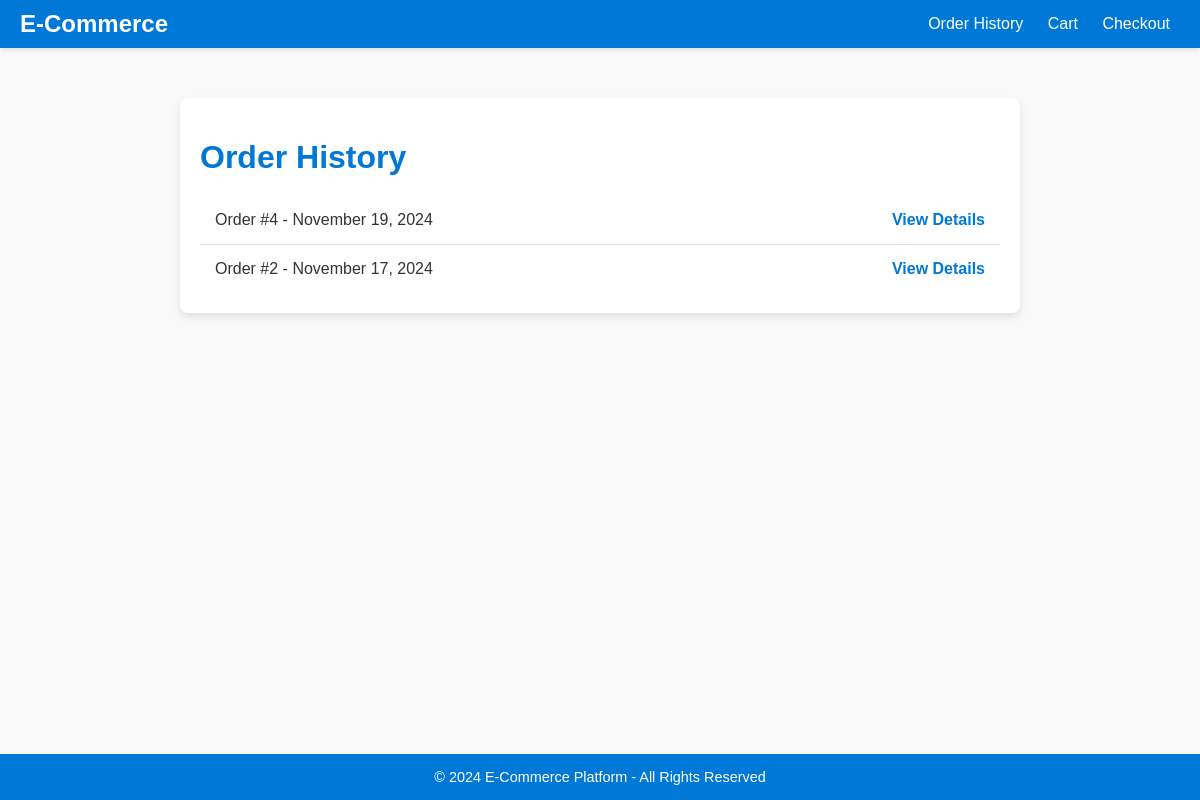
Page /orders/history/ (signed in) on the committed database.
### orders/models.py (models this page shows, shortened)
class Order(models.Model):
    user = models.ForeignKey(settings.AUTH_USER_MODEL, on_delete=models.CASCADE, related_name='user_orders')
    created_at = models.DateTimeField(auto_now_add=True)
    updated_at = models.DateTimeField(auto_now=True)
    total_price = models.DecimalField(max_digits=10, decimal_places=2, blank=True, null=True)
    status = models.CharField(max_length=20, default='Pending')
    items = models.ManyToManyField(CartItem, through='OrderItem', related_name='orders')  # Set a unique related_name

### orders/views.py (the view)
# urls.py: path('history/', views.order_history, name='order_history'),
@login_required
def order_history(request):
    orders = Order.objects.filter(user=request.user).order_by('-created_at')
    return render(request, 'orders/order_history.html', {'orders': orders})

### templates/orders/order_history.html (shortened to what this page needs)
<!DOCTYPE html>
<html lang="en">
<head>
</head>
<body>
    <nav>
        <div class="logo">E-Commerce</div>
        <div>
            <a href="/orders/history">Order History</a>
            <a href="/cart_detail">Cart</a>
            <a href="/checkout">Checkout</a>
        </div>
    </nav>
    <div class="content">
        <h1>Order History</h1>
        {% for order in orders %}
        <div class="order-item">
            <span>Order #{{ order.id }} - {{ order.created_at|date:"F j, Y" }}</span>
            <a href="/orders/detail/{{ order.id }}">View Details</a>
        </div>
        {% empty %}
        <p>You have no orders yet.</p>
        {% endfor %}
    </div>
    <footer>
        &copy; 2024 E-Commerce Platform - All Rights Reserved
    </footer>
</body>
</html>

### templates/orders/order_history.html (style rules this page uses)
body { font-family: 'Arial', sans-serif; margin: 0; padding: 0; background-color: #f9f9f9; color: #333; }
nav { background-color: #0078d7; padding: 10px 20px; display: flex; justify-content: space-between; align-items: center; box-shadow: 0 2px 4px rgba(0, 0, 0, 0.1); }
nav .logo { font-size: 1.5rem; font-weight: bold; color: #fff; }
nav a { color: #fff; text-decoration: none; margin: 0 10px; font-size: 1rem; font-weight: 500; }
.content { margin: 50px auto; padding: 20px; max-width: 800px; background: #fff; border-radius: 8px; box-shadow: 0 4px 8px rgba(0, 0, 0, 0.1); }
h1 { font-size: 2rem; color: #0078d7; margin-bottom: 20px; }
.order-item { padding: 15px; border-bottom: 1px solid #ddd; display: flex; justify-content: space-between; align-items: center; }
.order-item:last-child { border-bottom: none; }
.order-item a { text-decoration: none; color: #0078d7; font-weight: bold; }
footer { background-color: #0078d7; color: #fff; text-align: center; padding: 15px 0; position: fixed; bottom: 0; width: 100%; font-size: 0.9rem; }

### rows in the picture
Order: id "4", created_at "November 19, 2024"
Order: id "2", created_at "November 17, 2024"
